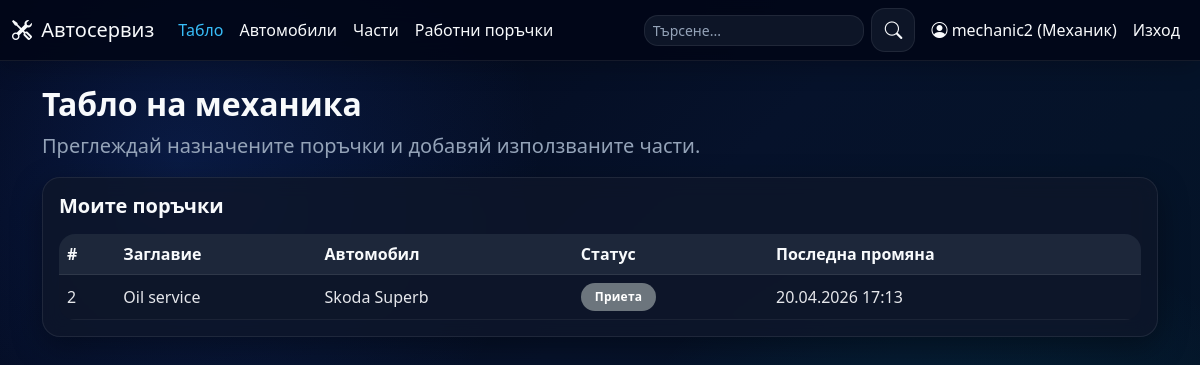
Page /dashboard (signed in) on the earlier database version.
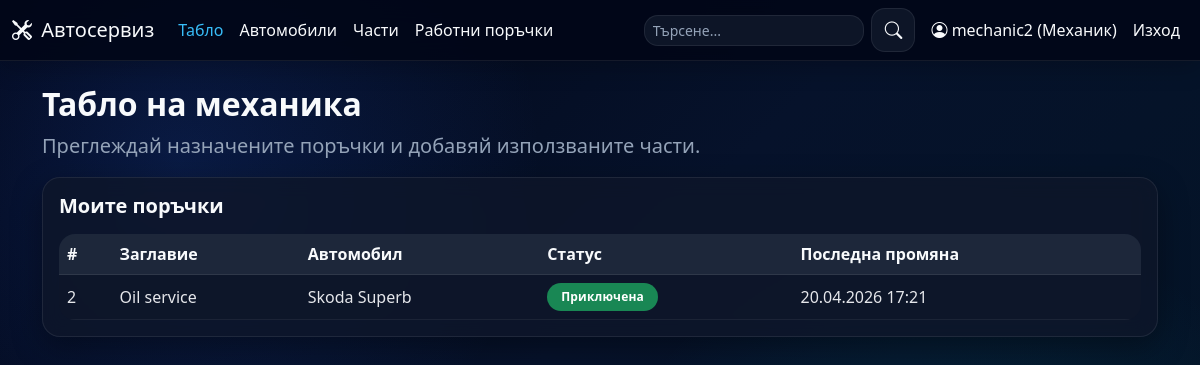
Same page on the later database version.
### app/models.py (models this page shows, shortened)
class WorkOrder(db.Model):
    id = db.Column(db.Integer, primary_key=True)
    title = db.Column(db.String(150), nullable=False)
    description = db.Column(db.Text, nullable=False)
    status = db.Column(db.String(30), nullable=False, default='open')
    notes = db.Column(db.Text)
    labor_cost = db.Column(db.Float, nullable=False, default=0.0)
    created_at = db.Column(db.DateTime, default=datetime.now)
    updated_at = db.Column(db.DateTime, default=datetime.now, onupdate=datetime.now)
    car_id = db.Column(db.Integer, db.ForeignKey('car.id'), nullable=False)
    client_id = db.Column(db.Integer, db.ForeignKey('user.id'))
    mechanic_id = db.Column(db.Integer, db.ForeignKey('user.id'))
    created_by_id = db.Column(db.Integer, db.ForeignKey('user.id'))
    client = db.relationship('User', foreign_keys=[client_id], backref='client_orders')
    mechanic = db.relationship('User', foreign_keys=[mechanic_id], backref='assigned_orders')
    created_by = db.relationship('User', foreign_keys=[created_by_id], backref='created_orders')
    parts = db.relationship('WorkOrderPart', backref='work_order', lazy=True, cascade='all, delete-orphan')

class Car(db.Model):
    id = db.Column(db.Integer, primary_key=True)
    vin = db.Column(db.String(64), unique=True, nullable=False)
    registration_number = db.Column(db.String(32), unique=True)
    make = db.Column(db.String(80), nullable=False)
    model = db.Column(db.String(80), nullable=False)
    year = db.Column(db.Integer)
    owner_name = db.Column(db.String(120), nullable=False)
    owner_phone = db.Column(db.String(30))
    image_filename = db.Column(db.String(255))
    user_id = db.Column(db.Integer, db.ForeignKey('user.id'))
    created_at = db.Column(db.DateTime, default=datetime.now)
    orders = db.relationship('WorkOrder', backref='car', lazy=True, cascade='all, delete-orphan')

### app/routes_main.py (the view, shortened to what this page needs)
    @app.route('/dashboard')
    @login_required
    def dashboard():
        stats = {
            'cars': Car.query.count(),
            'parts': Part.query.count(),
            'orders': WorkOrder.query.count(),
            'users': User.query.count(),
            'low_stock': Part.query.filter(Part.quantity <= Part.min_quantity).count(),
            'open_orders': WorkOrder.query.filter_by(status='open').count(),
            'in_progress_orders': WorkOrder.query.filter_by(status='in_progress').count(),
            'awaiting_parts_orders': WorkOrder.query.filter_by(status='awaiting_parts').count(),
            'completed_orders': WorkOrder.query.filter_by(status='completed').count(),
        }
        recent_orders = WorkOrder.query.order_by(WorkOrder.created_at.desc()).limit(5).all()
        if current_user.role == 'manager':
            return render_template('dashboard_manager.html', stats=stats, recent_orders=recent_orders)
        if current_user.role == 'mechanic':
            assigned = WorkOrder.query.filter_by(mechanic_id=current_user.id).order_by(WorkOrder.updated_at.desc()).all()
            return render_template('dashboard_mechanic.html', stats=stats, assigned_orders=assigned)

### app/route_support.py (called while the page is built)
def register_template_helpers(app):
    @app.context_processor
    def inject_status_helpers():
        return {
            'status_label': status_label,
            'status_badge': status_badge,
            'status_meta': STATUS_META,
            'role_label': role_label,
            'pdf_export_enabled': pdf_export_available(),
        }

def status_label(status: str) -> str:
    return STATUS_META.get(status, {}).get('label', status)

def status_badge(status: str) -> str:
    return STATUS_META.get(status, {}).get('badge', 'text-bg-light')

def role_label(role: str) -> str:
    return ROLE_META.get(role, role)

def load_pdf_dependencies():
    pagesizes = import_module('reportlab.lib.pagesizes')
    utils = import_module('reportlab.lib.utils')
    pdfbase = import_module('reportlab.pdfbase')
    ttfonts = import_module('reportlab.pdfbase.ttfonts')
    pdfgen = import_module('reportlab.pdfgen.canvas')
    return {
        'A4': pagesizes.A4,
        'simple_split': utils.simpleSplit,
        'pdfmetrics': pdfbase.pdfmetrics,
        'ttfont': ttfonts.TTFont,
        'canvas': pdfgen,
    }

### app/templates/dashboard_mechanic.html
{% extends "base.html" %}
{% block content %}
<h2 class="fw-bold">Табло на механика</h2>
<p class="lead text-muted">Преглеждай назначените поръчки и добавяй използваните части.</p>
<div class="card">
  <div class="card-body">
    <h5 class="mb-3">Моите поръчки</h5>
    <div class="table-responsive">
      <table class="table align-middle">
        <thead><tr><th>#</th><th>Заглавие</th><th>Автомобил</th><th>Статус</th><th>Последна промяна</th></tr></thead>
        <tbody>
          {% for order in assigned_orders %}
          <tr><td>{{ order.id }}</td><td>{{ order.title }}</td><td>{{ order.car.make }} {{ order.car.model }}</td><td><span class="badge {{ status_badge(order.status) }} status-pill">{{ status_label(order.status) }}</span></td><td>{{ order.updated_at.strftime('%d.%m.%Y %H:%M') }}</td></tr>
          {% else %}
          <tr><td colspan="5" class="text-center text-muted">Няма възложени поръчки.</td></tr>
          {% endfor %}
        </tbody>
      </table>
    </div>
  </div>
</div>
{% endblock %}

Differences in the rows shown:
changed WorkOrder "Oil service": status "Приета" → "Приключена"; updated_at "20.04.2026 17:13" → "20.04.2026 17:21"
